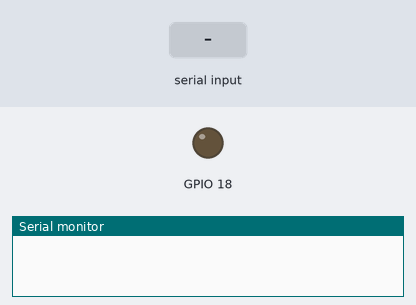
This sketch was run on a simulated ESP32. Parts: output pins drawn as LEDs (lit = HIGH), the last lines printed to the serial monitor. The test bench sets the inputs (shaded band). Nothing arrives over Bluetooth unless stated.

Above: at 1.2 s.
1.3 s: "SendLED ON" received over the second serial link
At 3.2 s:
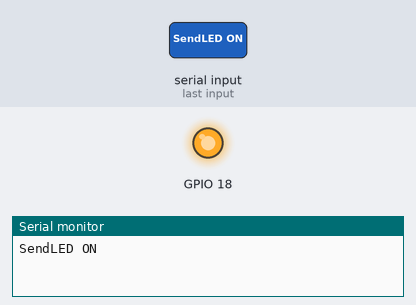
3.8 s: "SendLED OFF" received over the second serial link
At 5.1 s:
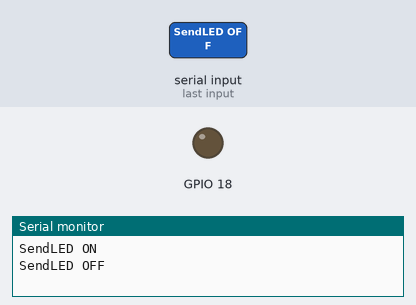
Timing chart, 0 to 6.8 s (numbered marks = the images above; inputs shaded):
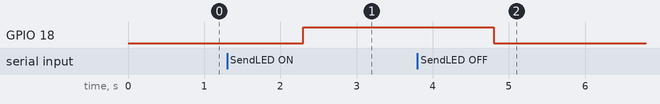

The sketch:

sketch_nov30b.ino
```cpp
#include <BluetoothSerial.h>
BluetoothSerial BT;
void setup() {
  // put your setup code here, to run once:
  Serial.begin(115200);
  BT.begin("Rong007");//請改名
  pinMode(18,OUTPUT);
}

void loop() {
  // put your main code here, to run repeatedly:
  while (BT.available()) {
    //讀取藍芽資料
    String BTdata=BT.readString();
    if(BTdata=="SendLED OFF"){
      digitalWrite(18,LOW);
      }
       if(BTdata=="SendLED ON"){
      digitalWrite(18,HIGH);
      }
    //顯示在序列視窗
    Serial.println(BTdata);
  }
  delay(1);
}
```

Measured:
- after the input at 1.3 s, GPIO 18: LOW → HIGH after 1.0 s
- after the input at 3.8 s, GPIO 18: HIGH → LOW after 1.0 s
